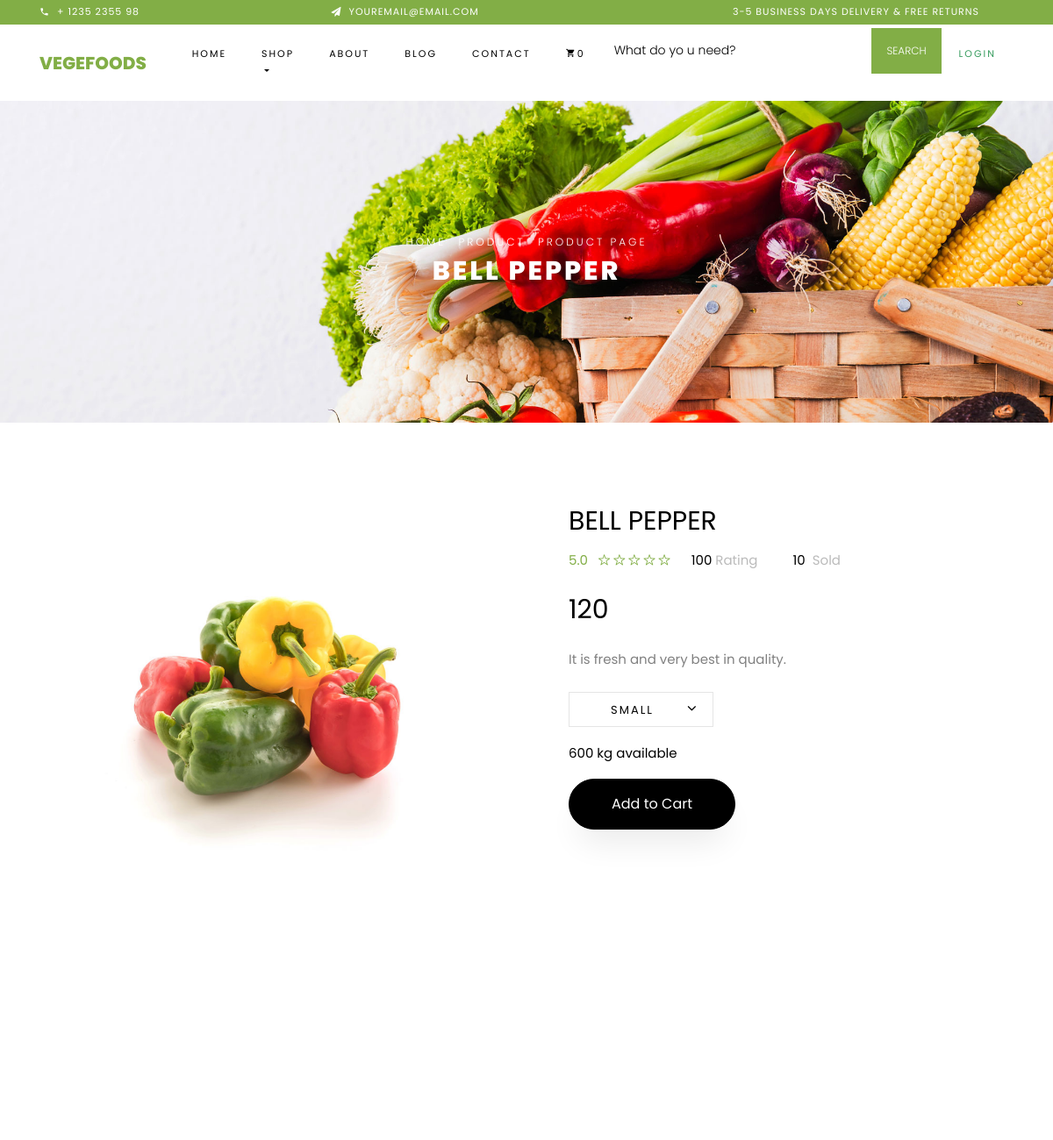
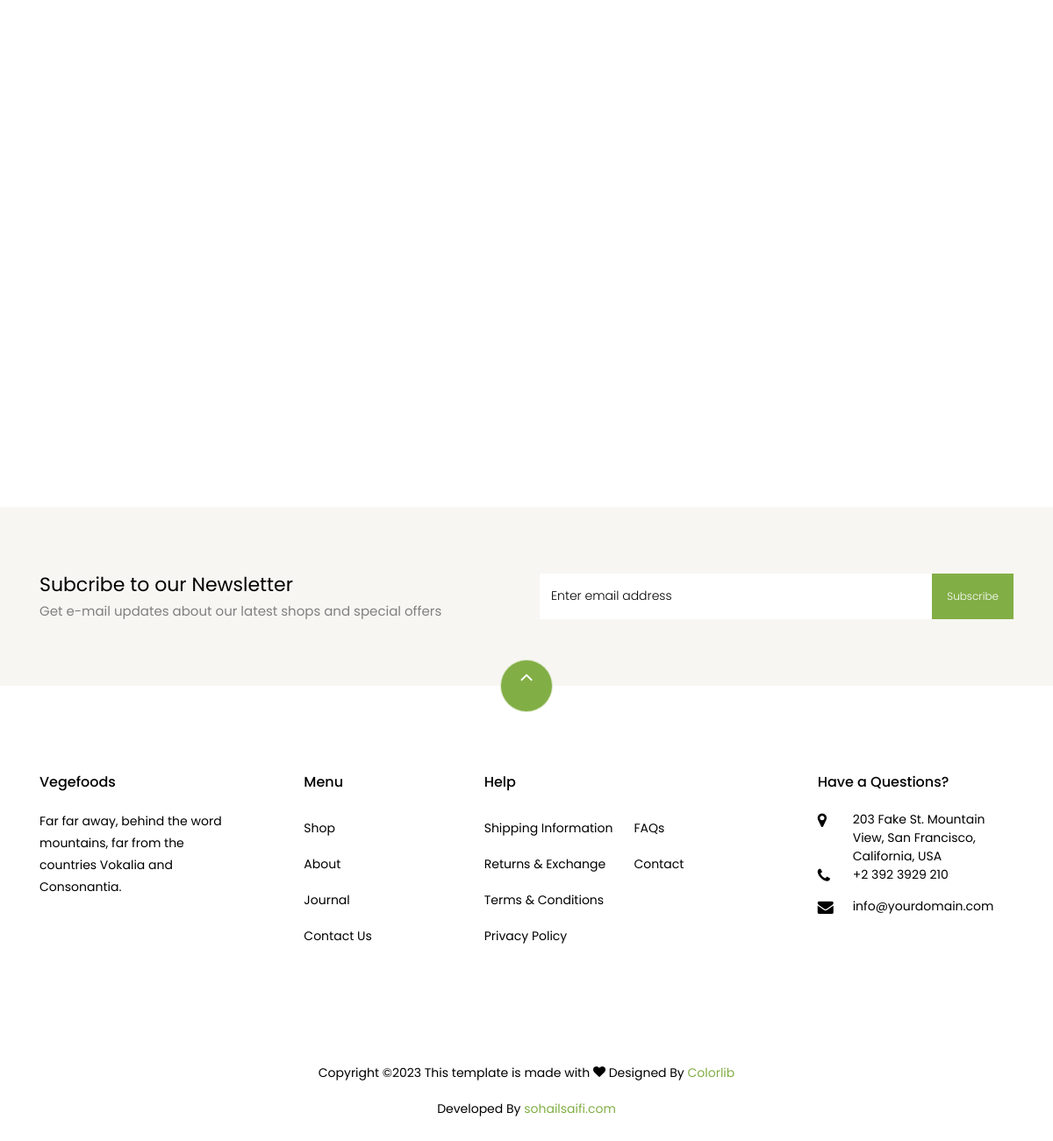
The page /product-details/bell-pepper.html on the database its author committed (2 pictures, top to bottom).
### tables this page shows
CREATE TABLE `product` (
  `product_id` int(11) NOT NULL,
  `category_id` int(11) NOT NULL,
  `product_name` varchar(255) DEFAULT NULL,
  `product_image` varchar(255) DEFAULT NULL,
  `product_url` varchar(255) DEFAULT NULL,
  `product_mrp` varchar(255) NOT NULL,
  `product_price` varchar(255) NOT NULL,
  `product_per_price` varchar(255) DEFAULT NULL,
  `product_qty` int(11) NOT NULL,
  `product_per_qty` varchar(255) DEFAULT NULL,
  `product_stock` tinyint(4) NOT NULL DEFAULT '1',
  `product_description` text,
  `product_sm_desc` text,
  `product_meta_title` text,
  `product_meta_keyword` text,
  `product_meta_desc` text,
  `product_status` tinyint(4) NOT NULL,
  `created` timestamp NOT NULL DEFAULT CURRENT_TIMESTAMP
);

### application/controllers/SiteCon.php (called while the page is built, shortened)
<?php
class SiteCon extends CI_Controller {
	public function __construct()
	{
		$this->load->model('SiteModel');
	}
    public function productDetail($url)
    {
        $data['meta_title']="";
		$data['meta_description']="";
		$data['meta_keyword']="";
		$data['url']=base_url();
		$data['productData'] =$this->SiteModel->getProductData($url);
		$this->load->view('site/product',$data);
    }
}

### index.php (called while the page is built, shortened)
<?php
require_once BASEPATH.'core/CodeIgniter.php';

### application/models/SiteModel.php (called while the page is built, shortened)
<?php
class SiteModel extends CI_Model{
	public function getProductData($url)
	{
		return $this->db->where('product_url',$url)->get('product')->row();
	}
}

### application/views/site/product.php (the view, shortened to what this page needs)
  <div class="hero-wrap hero-bread" style="background-image: url('<?php echo base_url(); ?>assets/images/bg_1.jpg');">
    <div class="container">
      <div class="row no-gutters slider-text align-items-center justify-content-center">
        <div class="col-md-9 ftco-animate text-center">
        	<p class="breadcrumbs"><span class="mr-2"><a href="<?php echo base_url('SiteCon/index'); ?>">Home</a></span> <span class="mr-2"><a href="index-2.html">Product</a></span> <span>Product Page</span></p>
          <h1 class="mb-0 bread"><?php echo $productData->product_name; ?></h1>
        </div>
      </div>
    </div>
  </div>
  <section class="ftco-section">
  	<div class="container">
  		<div class="row">
	<?php if(!empty($productData->product_image)){ ?>
  			<div class="col-lg-6 mb-5 ftco-animate">
  				<a href="images/product-1.jpg" class="image-popup"><img src="<?php echo base_url();  ?>uploads/productImage/<?php echo $productData->product_image; ?>" class="img-fluid" alt="Colorlib Template"></a>
  			</div>
	<?php }else{ ?>
		<div class="col-lg-6 mb-5 ftco-animate">
  				<a href="images/product-1.jpg" class="image-popup"><img src="<?php echo base_url();  ?>assets/noimage.jpg" class="img-fluid" alt="Colorlib Template"></a>
  			</div>
	<?php } ?>
  			<div class="col-lg-6 product-details pl-md-5 ftco-animate">
  				<h3><?php echo $productData->product_name; ?></h3>
  				<div class="rating d-flex">
					<p class="text-left mr-4">
						<a href="#" class="mr-2">5.0</a>
						<a href="#"><span class="ion-ios-star-outline"></span></a>
						<a href="#"><span class="ion-ios-star-outline"></span></a>
						<a href="#"><span class="ion-ios-star-outline"></span></a>
						<a href="#"><span class="ion-ios-star-outline"></span></a>
						<a href="#"><span class="ion-ios-star-outline"></span></a>
					</p>
					<p class="text-left mr-4">
						<a href="#" class="mr-2" style="color: #000;">100 <span style="color: #bbb;">Rating</span></a>
					</p>
					<p class="text-left">
						<a href="#" class="mr-2" style="color: #000;"><p><?php echo $productData->product_qty; ?></p><span style="color: #bbb;">Sold</span></a>
					</p>
				</div>
  				<p class="price"><span><?php echo $productData->product_price; ?></span></p>
  				<p><?php echo $productData->product_description; ?>
				</p>
				<div class="row mt-4">
					<div class="col-md-6">
						<div class="form-group d-flex">
              <div class="select-wrap">
                 <div class="icon"><span class="ion-ios-arrow-down"></span></div>
                 <select name="" id="" class="form-control">
                 	<option value="">Small</option>
                 </select>
               </div>
            </div>
					</div>
         	<div class="col-md-12">
         		<p style="color: #000;">600 kg available</p>
         	</div>
        	</div>
        	<p><a href="<?php echo base_url('SiteCon/addToCart/'); ?><?php echo $productData->product_id; ?>" class="btn btn-black py-3 px-5">Add to Cart</a></p>
  			</div>
  		</div>
  	</div>
  </section>
  <section class="ftco-section">
  	<div class="container">
		<div class="row justify-content-center mb-3 pb-3">
      </div>
  	</div>
  	<div class="container">
  		<div class="row">
  		</div>
  	</div>
  </section>
<section class="ftco-section ftco-no-pt ftco-no-pb py-5 bg-light">
    <div class="container py-4">
      <div class="row d-flex justify-content-center py-5">
        <div class="col-md-6">
        	<h2 style="font-size: 22px;" class="mb-0">Subcribe to our Newsletter</h2>
        	<span>Get e-mail updates about our latest shops and special offers</span>
        </div>
        <div class="col-md-6 d-flex align-items-center">
          <form action="#" class="subscribe-form">
            <div class="form-group d-flex">
              <input type="text" class="form-control" placeholder="Enter email address">
              <input type="submit" value="Subscribe" class="submit px-3">
            </div>
          </form>
        </div>
      </div>
    </div>
  </section>

### rows shown on the page
product: product_name "BELL PEPPER", product_image (picture), product_price "120", product_description "It is fresh and very best in quality."

### other values the page prints
count($this->cart->contents()) "0"
